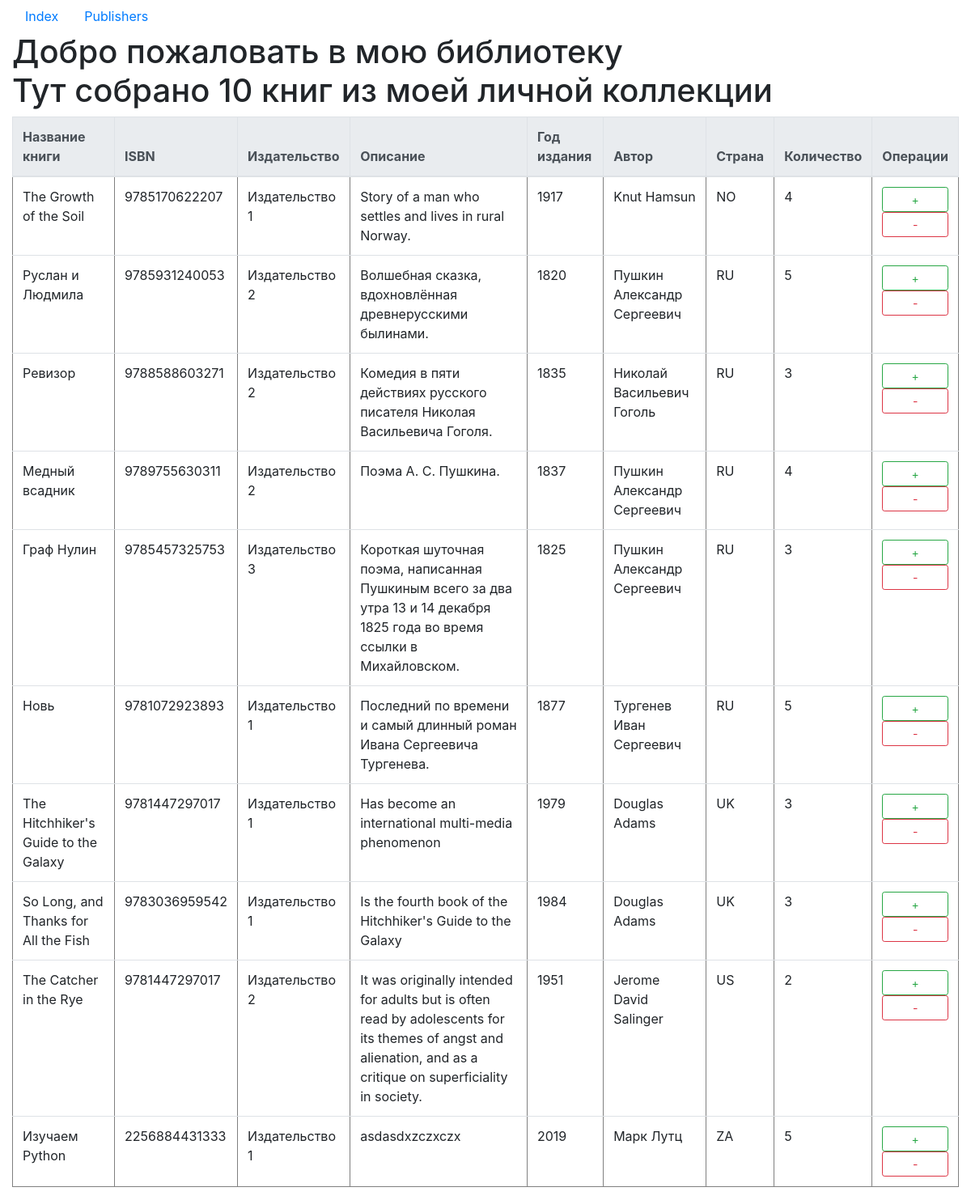
The app's page /index/ with its own data.
### p_library/models.py (models this page shows, shortened)
class Book(models.Model):
    ISBN = models.CharField(max_length=13)
    title = models.TextField()
    description = models.TextField()
    year_release = models.SmallIntegerField()
    author = models.ForeignKey(Author, on_delete=models.CASCADE)
    publisher = models.ForeignKey(Publisher, on_delete=models.CASCADE, null=True, blank=True)
    copy_count = models.SmallIntegerField(default=1)
    price = models.DecimalField(max_digits=8, decimal_places=2, default=0.0)

class Publisher(models.Model):
    short_name = models.CharField(max_length=254)
    full_name = models.TextField()
    phone_number = PhoneNumberField(null=True, blank=True)
    country = models.CharField(max_length=2)
    site = models.URLField()
    def __str__(self):
        return self.short_name

class Author(models.Model):
    full_name = models.TextField()
    birth_year = models.SmallIntegerField()
    country = models.CharField(max_length=2)

### p_library/views.py (the view)
# urls.py: path('index/', views.index),
def index(request):
    template = loader.get_template('index.html')
    books = Book.objects.all()
    biblio_data = {
        "title": "мою библиотеку",
        "books": books,
    }
    return HttpResponse(template.render(biblio_data, request))

### p_library/templates/index.html (shortened to what this page needs)
<!doctype html>
<html lang="en">
<head>
    <link rel="stylesheet" href="https://stackpath.bootstrapcdn.com/bootstrap/4.3.1/css/bootstrap.min.css">
</head>
<body>
<div class="container-fluid">
    <nav class="nav">
    <a class="nav-link active" href="/index/">Index</a>
    <a class="nav-link" href="/redactions/">Publishers</a>
    </nav>
    <h1>Добро пожаловать в {{ title }} <br>
    Тут собрано {{ books|length }} книг из моей личной коллекции</h1>
    <table class="table" border="1">
        <thead class="thead-light">
            <tr>
                <th scope="col">Название книги</th>
                <th scope="col">ISBN</th>
                <th scope="col">Издательство</th>
                <th scope="col">Описание</th>
                <th scope="col">Год издания</th>
                <th scope="col">Автор</th>
                <th scope="col">Страна</th>
                <th scope="col">Количество</th>
                <th scope="col">Операции</th>
            </tr>
        </thead>
        {% for book in books %}
            <tr>
                <td>{{ book.title }}</td>
                <td>{{ book.ISBN }}</td>
                <td>{{ book.publisher }}</td>
                <td>{{ book.description }}</td>
                <td>{{ book.year_release }}</td>
                <td>{{ book.author.full_name }}</td>
                <td>{{ book.author.country }}</td>
                <td>{{ book.copy_count }}</td>
                <td>
                    <form action="/index/book_increment/" method="post" enctype="multipart/form-data">
                        <button type="submit" class="btn btn-outline-success btn-sm btn-block">+</button>
                    </form>
                    <form action="/index/book_decrement/" method="post" enctype="multipart/form-data">
                        <button type="submit" class="btn btn-outline-danger btn-sm btn-block">-</button>
                    </form>
                </td>
            </tr>
        {% endfor %}
    </table>
</div>
</body>
</html>

### records on screen
Book: title "The Growth of the Soil", ISBN "9785170622207", publisher "Издательство 1", description "Story of a man who settles and lives in rural Norway.", year_release "1917", author.full_name "Knut Hamsun", author.country "NO", copy_count "4"
Book: title "Руслан и Людмила", ISBN "9785931240053", publisher "Издательство 2", description "Волшебная сказка, вдохновлённая древнерусскими былинами.", year_release "1820", author.full_name "Пушкин Александр Сергеевич", author.country "RU", copy_count "5"
Book: title "Ревизор", ISBN "9788588603271", publisher "Издательство 2", description "Комедия в пяти действиях русского писателя Николая Васильевича Гоголя.", year_release "1835", author.full_name "Николай Васильевич Гоголь", author.country "RU", copy_count "3"
Book: title "Медный всадник", ISBN "9789755630311", publisher "Издательство 2", description "Поэма А. С. Пушкина.", year_release "1837", author.full_name "Пушкин Александр Сергеевич", author.country "RU", copy_count "4"
Book: title "Граф Нулин", ISBN "9785457325753", publisher "Издательство 3", description "Короткая шуточная поэма, написанная Пушкиным всего за два утра 13 и 14 декабря 1825 года во время ссылки в Михайловском.", year_release "1825", author.full_name "Пушкин Александр Сергеевич", author.country "RU", copy_count "3"
Book: title "Новь", ISBN "9781072923893", publisher "Издательство 1", description "Последний по времени и самый длинный роман Ивана Сергеевича Тургенева.", year_release "1877", author.full_name "Тургенев Иван Сергеевич", author.country "RU", copy_count "5"
Book: title "The Hitchhiker's Guide to the Galaxy", ISBN "9781447297017", publisher "Издательство 1", description "Has become an international multi-media phenomenon", year_release "1979", author.full_name "Douglas Adams", author.country "UK", copy_count "3"
Book: title "So Long, and Thanks for All the Fish", ISBN "9783036959542", publisher "Издательство 1", description "Is the fourth book of the Hitchhiker's Guide to the Galaxy", year_release "1984", author.full_name "Douglas Adams", author.country "UK", copy_count "3"
Book: title "The Catcher in the Rye", ISBN "9781447297017", publisher "Издательство 2", description "It was originally intended for adults but is often read by adolescents for its themes of angst and alienation, and as a critique on superficiality in society.", year_release "1951", author.full_name "Jerome David Salinger", author.country "US", copy_count "2"
Book: title "Изучаем Python", ISBN "2256884431333", publisher "Издательство 1", description "asdasdxzczxczx", year_release "2019", author.full_name "Марк Лутц", author.country "ZA", copy_count "5"

### other values on screen
{{ title }} "мою библиотеку"
{{ books|length }} "10"
